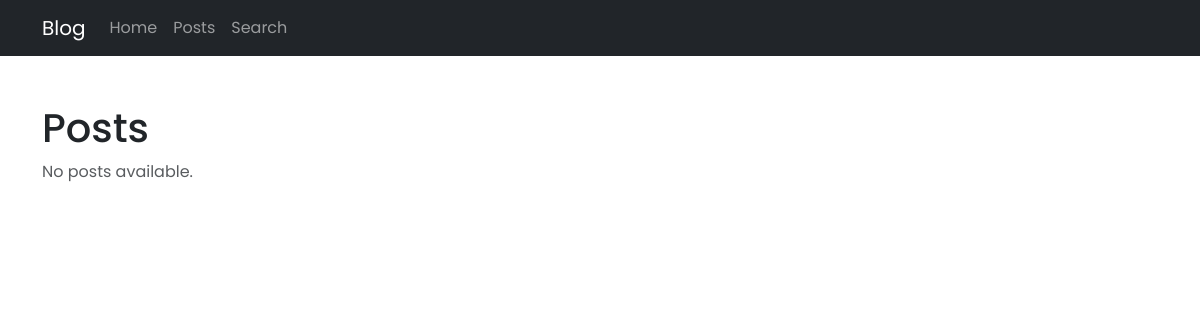
The app's page /posts/, older data.
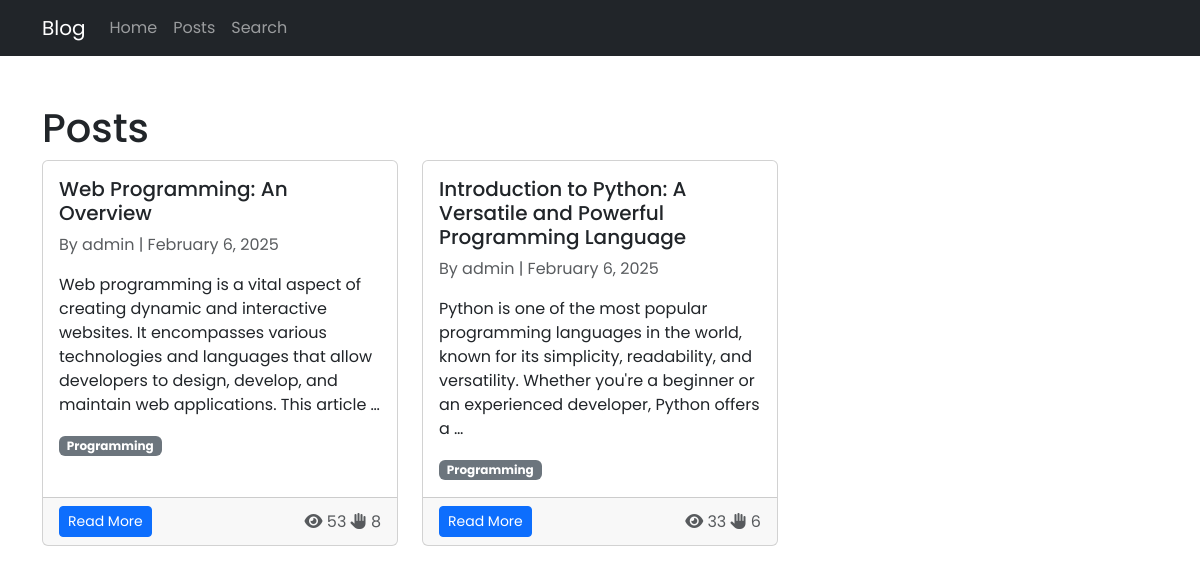
The same page, newer data.
### main/models.py (models this page shows, shortened)
class Post(models.Model):
	title = models.CharField(max_length=255)  # title
	content = models.TextField()  # content
	author = models.ForeignKey(User, on_delete=models.CASCADE, related_name='posts')  # author
	category = models.ForeignKey(Category, on_delete=models.SET_NULL, null=True, related_name='posts')  # category
	tags = models.ManyToManyField(Tag, related_name='posts', blank=True)  # tags
	sources = models.TextField(blank=True, null=True)  # sources
	created_at = models.DateTimeField(auto_now_add=True)  # created date
	updated_at = models.DateTimeField(auto_now=True)  # updated date
	is_published = models.BooleanField(default=True)  # is publish
	claps = models.PositiveIntegerField(default=0)  # claps
	views = models.PositiveIntegerField(default=0)  # view
	class Meta:
		verbose_name = 'Post'
		verbose_name_plural = 'Posts'
		ordering = ['-created_at']
	def get_markdown_content(self):
		raw_html = markdown.markdown(self.content, extensions=['extra'])
		allowed_tags = ['p', 'a', 'b', 'i', 'strong', 'em', 'ul', 'ol', 'li', 'code',
			'img', 'h1', 'h2', 'h3', 'h4', 'h5', 'h6', 'hr', 'br', 'pre']
		allowed_attributes = {
			'a': ['href', 'title'],
			'img': ['src', 'alt', 'width', 'height']
		}
		return bleach.clean(raw_html, tags=allowed_tags, attributes=allowed_attributes)

class Category(models.Model):
	class Meta:
		verbose_name = 'Category'
		verbose_name_plural = 'Categories'
		ordering = ['name']
	name = models.CharField(max_length=150, unique=True)  # name
	slug = models.SlugField(max_length=150, blank=True, unique=True)  # category

### main/views.py (the view)
# urls.py: path('posts/', views.posts, name='posts'),
def posts(request):
	posts = Post.objects.filter(is_published=True)
	return render(request, 'posts.html', {'posts': posts})

### templates/posts.html (shortened to what this page needs)
{% extends 'base.html' %}
{% block content %}
<h1>Posts</h1>
{% if posts %}
<div class="row">
    {% for post in posts %}
    <div class="col-md-6 col-lg-4 mb-4">
        <div class="card h-100">
            <div class="card-body">
                <h5 class="card-title">
                    <a class="text-decoration-none text-dark" href="{% url 'post' post.pk %}">
                        {{ post.title }}
                    </a>
                </h5>
                <p class="card-text text-muted">
                    By {{ post.author.username }} | {{ post.created_at|date:"F j, Y" }}
                </p>
                <p class="card-text">
                    {{ post.get_markdown_content|safe|truncatewords:30 }}
                </p>
                <div class="">
                    <span class="badge bg-secondary">{{ post.category.name }}</span>
                </div>
            </div>
            <div class="card-footer d-flex justify-content-between align-items-center">
                    <a href="{% url 'post' post.pk %}" class="btn btn-sm btn-primary">Read More</a>
                    <div class="">
                        <span class="text-muted">
                            <i class="fas fa-eye"></i> {{ post.views }}
                        </span>
                        <span class="text-muted">
                            <i class="fas fa-hand-paper"></i> {{ post.claps }}
                        </span>
                    </div>
                </div>
        </div>
    </div>
    {% endfor %}
</div>
{% else %}
<p class="text-muted">No posts available.</p>
{% endif %}
{% endblock %}

Row changes from the older to the newer data that the page shows:
added Post: title "Web Programming: An Overview", author.username "admin", created_at "February 6, 2025", get_markdown_content "Web programming is a vital aspect of creating dynamic and interactive websites. It encompasses various technologies and languages that allow developers to design, develop, and maintain web applications. This article …", category.name "Programming", views "53", claps "8"
added Post: title "Introduction to Python: A Versatile and Powerful Programming Language", author.username "admin", created_at "February 6, 2025", get_markdown_content "Python is one of the most popular programming languages in the world, known for its simplicity, readability, and versatility. Whether you're a beginner or an experienced developer, Python offers a …", category.name "Programming", views "33", claps "6"
Text that changed along with them:
text no longer shown: "No posts available."
